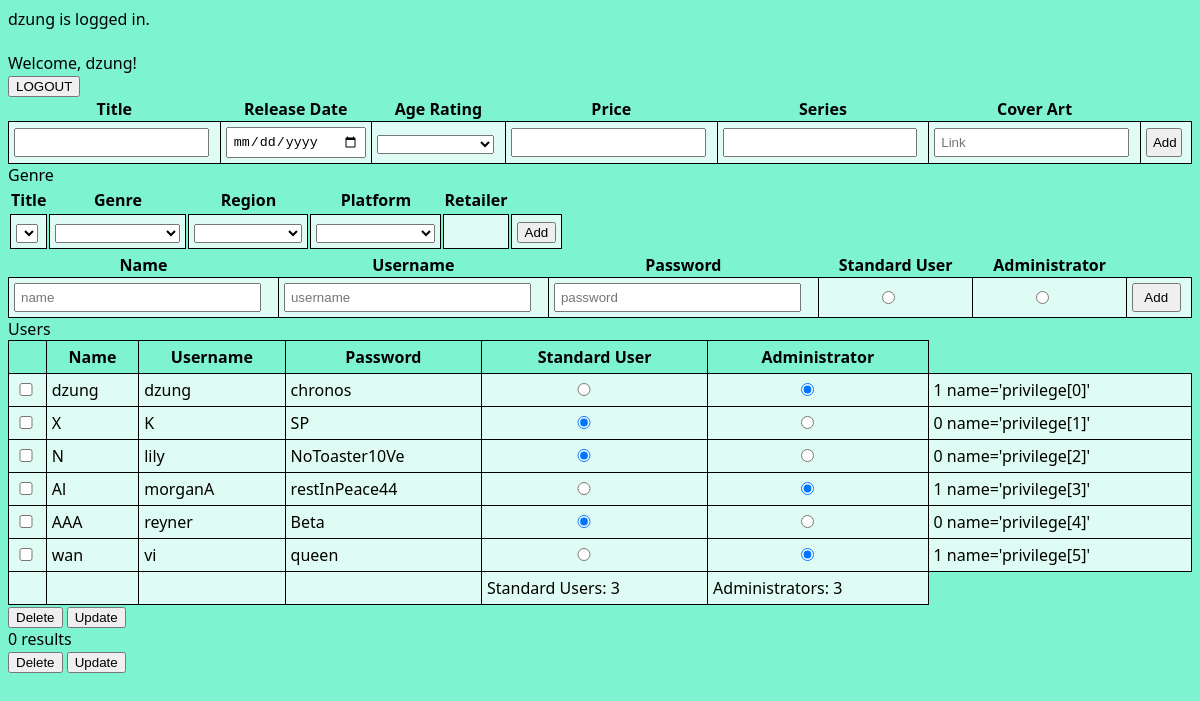
/www/admin.php (signed in), run on the app's committed database.
### tables this page shows
CREATE TABLE user (
name VARCHAR(20) NOT NULL,
username VARCHAR(20),
password VARCHAR(30) NOT NULL,
privilege INT default 0,
PRIMARY KEY (username)
);

### www/adminFunction.php (called while the page is built, shortened)
<?php
function countStandardUser(){
    $conn = db_connect();
    $sql = "SELECT COUNT(*)
    FROM user WHERE user.privilege = 0";
    $result = mysqli_query($conn,$sql);
    $count = mysqli_fetch_row($result);
    return $count[0];
}
function countAdminUser(){
    $conn = db_connect();
    $sql = "SELECT COUNT(*)
    FROM user WHERE user.privilege = 1";
    $result = mysqli_query($conn,$sql);
    $count = mysqli_fetch_row($result);
    return $count[0];
}
?>

### www/admin.php (the view, shortened to what this page needs)
<!DOCTYPE HTML>
<?php
include_once('adminFunction.php');
?>
<html>
<head>
<link href="index.css" rel="stylesheet"  type="text/css">
</head>
<body>
<?php
if(isset($_SESSION["username"]))
{
    echo $_SESSION["username"] . " is logged in. <br> <br>";
    echo "Welcome, " . $_SESSION["name"] . "!";
    echo "
    <form action='login.php'  method='post'>
<input type='submit' name='logoutButton' value = 'LOGOUT'/>
</form>
    ";
}
?>
<table id="addVideoGameTable" class="fit-width padding-table">
<form id="insertVideoGameRow" action="videogame.php" method="post">
        <tr>
 <th> Title </th>
 <th> Release Date </th>
 <th> Age Rating </th>
 <th> Price </th>
 <th> Series </th>
 <th> Cover Art </th>
 <th></th>
 </tr>
 <td>   <input type="text" name="title"/> </td>
 <td> <input type="date" name="date"> </td>
 <td> <select id="gameAgeRating" name="rating">
			<option value="NULL"> </option>
            <option value="Everyone"> Everyone </option>
</select> </td>
<td> <input type="number" name="price" step="0.01"> </td>
<td> <input type="text" name="series"/> </td>
<td> <input type="text" name="linkToCoverArt" placeholder="Link"/></td>
<td> <input type="submit" value ="Add" name="addVideoGameButton"/> </td>
<table>
    <th> Title </th>
    <th> Genre </th>
    <th> Region </th>
    <th> Platform </th>
   <th> Retailer </th>
<tr>
    <td>
        <select name='videoGameTitle'>
            <option value='NULL'> </option>
        </select>
</td>
 <td> <select id="genre" name="genre">
			<option value="NULL"> </option>
            <option value="Action"> Action </option>
</select> </td>
<td>
<select id="Region" name="region">
			<option value="NULL"> </option>
            <option value="AU"> Australasia </option>
</select> </td>
<td>
<select id="Platform" name="platform">
			<option value="NULL"> </option>
            <option value="3DS"> 3DS </option>
</select>
</td>
<td> </td>
<td> <input type="submit" value ="Add" name="addVideoGameInfoButton"/> </td>
    </table>
</form>
</table>
<table class="fit-width padding-table modifyTable">
<tr>
<th> Name </th>
 <th> Username </th>
 <th> Password </th>
 <th> Standard User </th>
  <th> Administrator </th>
 </tr>
<form id ="insertUserRow" action="adminFunction.php" method="post">
<td> <input type="text" name="name" placeholder="name"/> </td>
<td> <input type="text" name="username" placeholder="username"/> </td>
<td> <input type="password" name="password" placeholder="password"/> </td>
<td> <input type="radio" id="standardPrivilegeBox" name="adminCheck" value="0"/> </td>
<td> <input type="radio" id="adminPrivilegeBox" name="adminCheck" value="1"/> </td>
<td> <input type="submit" value ="Add" name="adminRegisterButton"/> </td>
</form>
</table>
<form action = "adminFunction.php" method="post">
<table class="fit-width" id='userTable'>
<?php
 $conn = db_connect();
$sql = "SELECT * FROM user";
$result = mysqli_query($conn,$sql);
if($result -> num_rows > 0)
{
 echo "Users <br>";
 echo "
 <tr>
 <th></th>
 <th> Name </th>
 <th> Username </th>
 <th> Password </th>
 <th> Standard User </th>
 <th> Administrator </th>
 </tr>";
 $count = 0;
 $totalStandardUser = countStandardUser();
 $totalAdminUser = countAdminUser();
while ($row = $result -> fetch_assoc())
{
     $userName = $row["username"];
     $privilegeTemp = $row["privilege"];
    echo "<tr class='tableRow'>";
     echo "<td> <input class='checkBox' type= 'checkbox' name='check[]' value='" . $userName . "'> </td>";
     echo "<td>". $row["name"] ."</td>";
     echo "<td> <input name='username[]' type='hidden' value='" . $userName . "'>". $userName ."</input> </td>";
     echo "<td>". $row["password"] ."</td>";
     echo "<td> <input type='radio' id='standardPrivilegeBox' name='privilege[".$count."]' value='0'";
     if($privilegeTemp=='0') echo "checked='checked'";
     echo "/> </td> <td> <input type='radio' id='adminPrivilegeBox' name='privilege[".$count."]' value='1'";
     if($privilegeTemp=='1') echo "checked='checked'";
     echo "/> </td>";
     echo "<td>". $privilegeTemp . " name='privilege[".$count."]' </td>";
     echo "</tr>";
    $count+=1;
}
     echo "<td></td> <td></td> <td></td> <td></td>";
     echo "<td> Standard Users: " . $totalStandardUser . "</td> <td> Administrators: " . $totalAdminUser . " </td>";
}
?>
</table>
<input type="submit" value ="Delete" name="deleteUserButton" id='deleteButton'/>
<input type='submit' value='Update' name="adminUpdateUserButton" />
</form>
<form action="videogame.php" method="post">
<input type='submit' value='Delete' name='deleteVideoGameButton' id='deleteButton'/>
<input type='submit' value='Update' name='updateVideoGameButton' id='deleteButton'/>
</form>
<br>
</body>
</html>

### www/index.css (style rules this page uses)
body { background-color: rgb(125, 243, 208); font-family: 'Segoe UI', Tahoma, Geneva, Verdana, sans-serif; }
.fit-width { width:100%; border: 0; border-collapse:collapse; }
.fit-width input { display: inline-block; margin-left: 5px; width:90%; margin-left: auto; margin-right: auto; }
#gameAgeRating { width:95%; }
.padding-table { padding: 5px; }
.padding-table input { padding: 5px; }
.modifyTable input,select { display: table-cell; }
#userTable { border-collapse:collapse; }
#videoGameTable th,td { padding: 5px; border: 1px solid lightgray; border-color:black; background-color: rgba(255, 255, 255, 0.75); }
#userTable th,td { padding: 5px; border: 1px solid lightgray; border-color:black; }

### data on the page
user: name "dzung", username "dzung", password "chronos", privilege "☑", privilege "1"
user: name "X", username "K", password "SP", privilege "☑", privilege "0"
user: name "N", username "lily", password "NoToaster10Ve", privilege "☑", privilege "0"
user: name "Al", username "morganA", password "restInPeace44", privilege "☑", privilege "1"
user: name "AAA", username "reyner", password "Beta", privilege "☑", privilege "0"
user: name "wan", username "vi", password "queen", privilege "☑", privilege "1"

### other printed values
$_SESSION["username"] "dzung"
$_SESSION["name"] "dzung"
$totalStandardUser "3"
$totalAdminUser "3"
